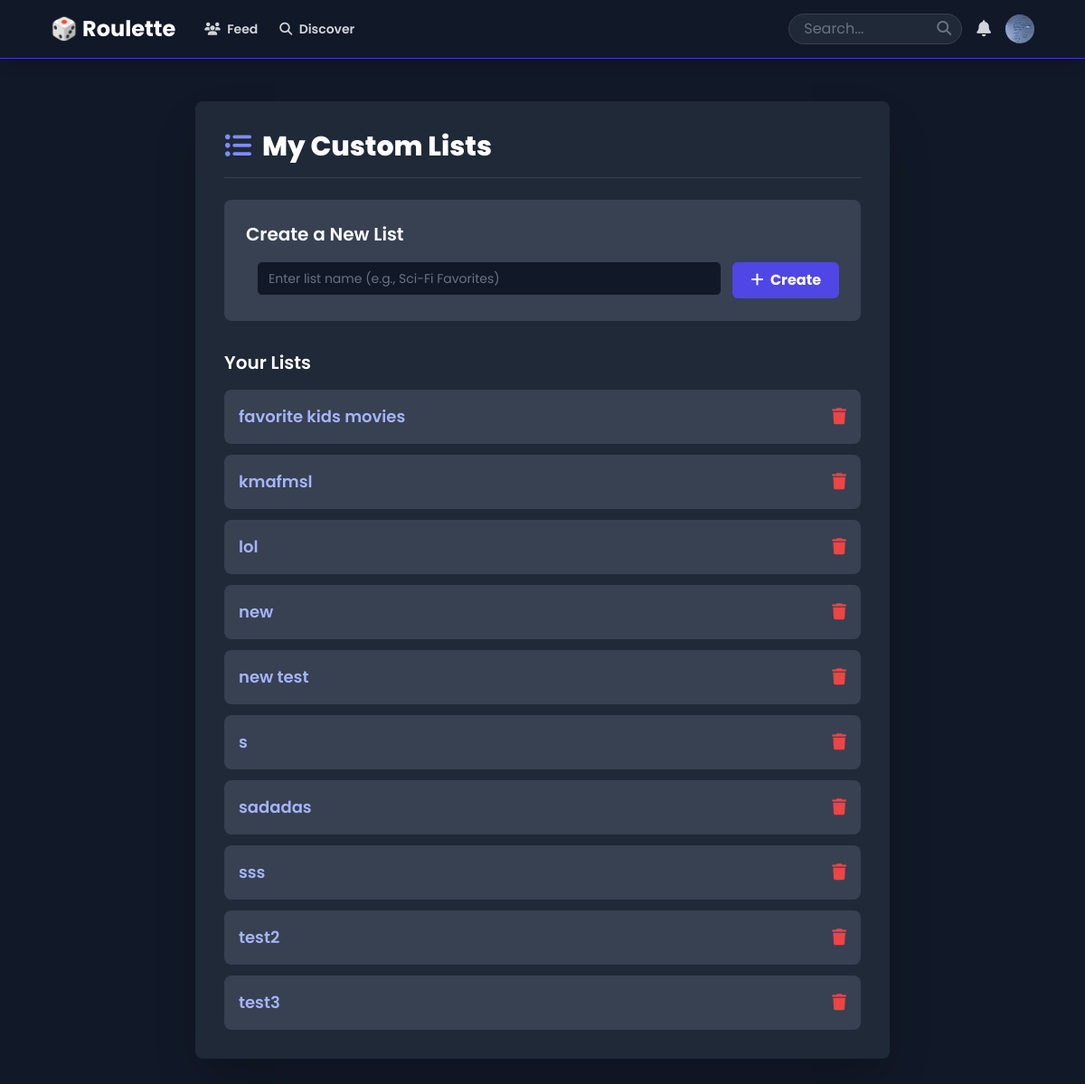
/lists/ (signed in), run on an earlier commit of the app's database.
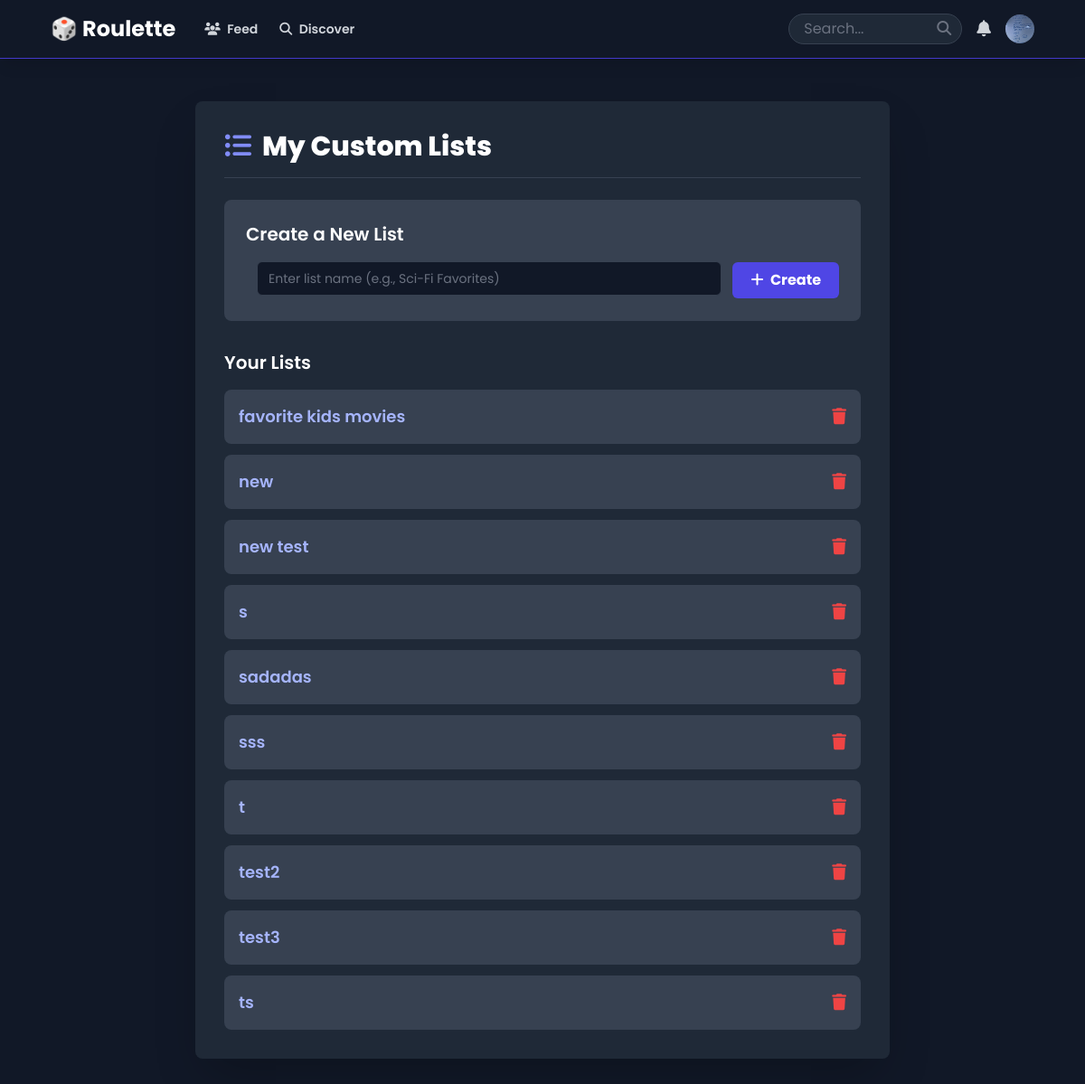
And on a later commit of the database.
### roulette/models.py (models this page shows, shortened)
class UserList(models.Model):
    user = models.ForeignKey(settings.AUTH_USER_MODEL, on_delete=models.CASCADE, related_name='custom_lists')
    name = models.CharField(max_length=100)
    description = models.TextField(blank=True, null=True, max_length=500, help_text="Optional: Describe your list.")
    is_public = models.BooleanField(default=False, help_text="Make this list viewable by others?")
    created_at = models.DateTimeField(auto_now_add=True)
    updated_at = models.DateTimeField(auto_now=True)
    class Meta:
        unique_together = ('user', 'name')
        ordering = ['name']

### roulette/views.py (the view)
# urls.py: path('lists/', views.list_all_lists_view, name='list_all'),        # Page to view/create lists
@login_required
def list_all_lists_view(request):
    user_lists = UserList.objects.filter(user=request.user)
    form = UserListForm()
    context = {
        'lists': user_lists,
        'form': form,
    }
    return render(request, 'roulette/list_all.html', context)

### roulette/context_processors.py (called while the page is built)
def unread_notifications_count(request):
    if request.user.is_authenticated:
        count = Notification.objects.filter(recipient=request.user, read=False).count()
        return {'unread_notifications_count': count}
    return {'unread_notifications_count': 0} # Return 0 if user is not logged in

### roulette/templates/roulette/list_all.html (shortened to what this page needs)
{% extends 'roulette/base.html' %}
{% block content %}
<div class="bg-gray-800 p-8 rounded-lg shadow-2xl max-w-3xl mx-auto">
    <h2 class="text-3xl font-extrabold text-white mb-6 border-b border-gray-700 pb-4">
        <i class="fas fa-list-ul mr-3 text-indigo-400"></i>My Custom Lists
    </h2>
    <div class="mb-8 p-6 bg-gray-700 rounded-lg">
        <h3 class="text-xl font-semibold text-white mb-4">Create a New List</h3>
        <form id="create-list-form" action="{% url 'roulette:list_create' %}" method="POST" class="flex items-center space-x-3">
            <div class="flex-grow">
                {{ form.name }}
            </div>
            <button type="submit" class="bg-indigo-600 hover:bg-indigo-700 text-white font-bold py-2 px-5 rounded-md">
                <i class="fas fa-plus mr-1"></i> Create
            </button>
        </form>
    </div>
    <div>
        <h3 class="text-xl font-semibold text-white mb-4">Your Lists</h3>
        <div id="user-lists-container" class="space-y-3">
            {% for list in lists %}
                <div class="user-list-item flex items-center justify-between p-4 bg-gray-700 rounded-lg hover:bg-gray-600 transition-colors" data-list-id="{{ list.id }}">
                    <a href="{% url 'roulette:list_detail' list_id=list.id %}" class="font-semibold text-lg text-indigo-300 hover:text-indigo-100 flex-grow mr-4 list-name">
                        {{ list.name }}
                    </a>
                    <button type="button" class="delete-list-btn text-red-500 hover:text-red-400 text-lg"
                            data-list-id="{{ list.id }}"
                            data-list-name="{{ list.name|escapejs }}"
                            data-delete-url="{% url 'roulette:list_delete' list_id=list.id %}"
                            title="Delete List">
                        <i class="fas fa-trash"></i>
                    </button>
                </div>
            {% empty %}
                <p id="no-lists-message" class="text-gray-400 text-center py-4">You haven't created any custom lists yet.</p>
            {% endfor %}
        </div>
    </div>
</div>
{% endblock %}

What changed in the data, as far as the page shows it:
removed UserList: name "kmafmsl"
removed UserList: name "lol"
added UserList: name "t"
added UserList: name "ts"
